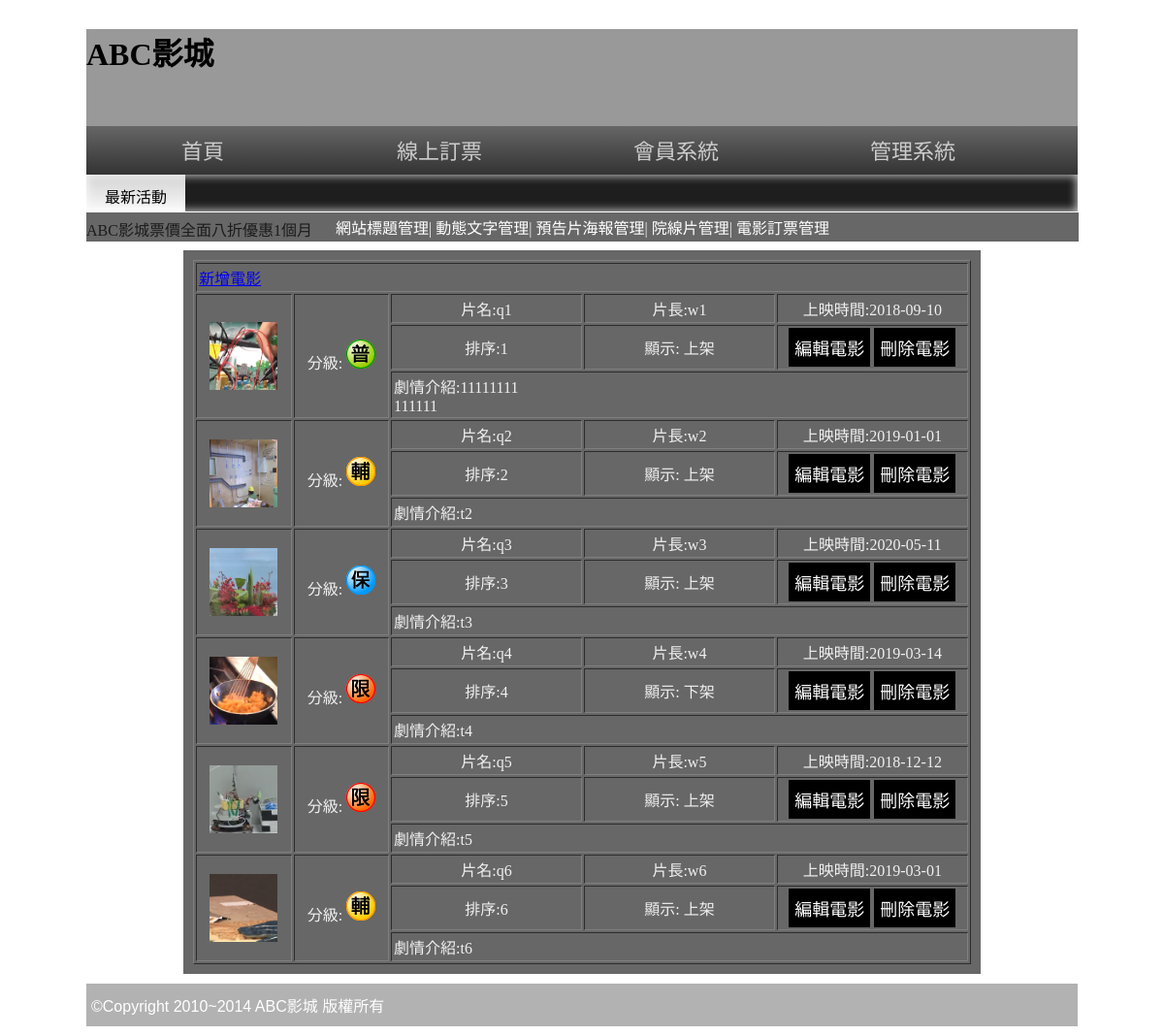
Screenshot of /admin.php?do=admin&redo=vv with the database file from the repository.
### tables this page shows
CREATE TABLE `movie` (
  `movie_seq` int(10) UNSIGNED NOT NULL,
  `movie_name` text NOT NULL,
  `movie_lv` int(5) NOT NULL,
  `movie_long` text NOT NULL,
  `movie_date` date NOT NULL,
  `movie_fa` text NOT NULL,
  `movie_dir` text NOT NULL,
  `movie_img` text NOT NULL,
  `movie_movie` text NOT NULL,
  `movie_con` text NOT NULL,
  `movie_display` int(2) NOT NULL,
  `movie_desc` int(10) NOT NULL
);

### vv.php (the view)
<?php
$sql = "select * from movie";
$c1  = mysqli_query($link,$sql);
$c2  = mysqli_fetch_assoc($c1);
?>
<table width="100%" border="1" cellspacing="2" cellpadding="2">
  <tr>
    <td colspan="5"><a href="admin.php?do=admin&redo=vvadd">新增電影</a></td>
  </tr>
  <?php do{ ?>
  <tr>
    <td width="10%" rowspan="3" align="center" valign="middle"><img src="img/<?=$c2["movie_img"]?>" width="70px" height="70px" ></td>
    <td width="10%" rowspan="3" align="center" valign="middle">分級:
        <?php
        if($c2["movie_lv"] == 1){
            echo "<img src='img/03C01.png'>";
        }else if($c2["movie_lv"] == 2){
            echo "<img src='img/03C02.png'>";
        }else if($c2["movie_lv"] == 3){
            echo "<img src='img/03C03.png'>";
        }else if($c2["movie_lv"] == 4){
            echo "<img src='img/03C04.png'>";
        }
        ?>
    </td>
    <td width="20%" align="center">片名:<?=$c2["movie_name"]?></td>
    <td width="20%" align="center">片長:<?=$c2["movie_long"]?></td>
    <td width="20%" align="center">上映時間:<?=$c2["movie_date"]?></td>
  </tr>
  <tr>
    <td width="20%" align="center">排序:<?=$c2["movie_desc"]?></td>
    <td width="20%" align="center">顯示:
    <?php
        if($c2["movie_display"] == 1){
            echo "上架";
        }else{
            echo "下架";
        }
    ?>
    </td>
    <td width="20%" align="center">
        <input type="button" value="編輯電影" onclick="document.location.href='admin.php?do=admin&redo=vvup&seq=<?=$c2['movie_seq']?>' ">
        <input type="button" value="刪除電影" onclick="document.location.href='admin.php?do=admin&redo=vv&seq=<?=$c2['movie_seq']?>' ">
</td>
  </tr>
  <tr>
    <td colspan="3" align="left">劇情介紹:<?=nl2br($c2["movie_con"])?></td>
  </tr>
  <?php }while($c2  = mysqli_fetch_assoc($c1)) ?>
</table>

### css/css.css (style rules this page uses)
body { background:url(../icon/b.png); font-family:微軟正黑體; }
input[type='button'],input[type='submit'],input[type='reset'],button,.button { min-width:70px; min-height:40px; background:#000; color:#fff; border:none; cursor:pointer; font-size:18px; text-decoration:none; }

### rows the page displays
movie: movie_img (picture), movie_lv 1 (drawn), movie_name "q1", movie_long "w1", movie_date "2018-09-10", movie_desc "1", movie_display "上架", movie_con "11111111 111111"
movie: movie_img (picture), movie_lv 2 (drawn), movie_name "q2", movie_long "w2", movie_date "2019-01-01", movie_desc "2", movie_display "上架", movie_con "t2"
movie: movie_img (picture), movie_lv 3 (drawn), movie_name "q3", movie_long "w3", movie_date "2020-05-11", movie_desc "3", movie_display "上架", movie_con "t3"
movie: movie_img (picture), movie_lv 4 (drawn), movie_name "q4", movie_long "w4", movie_date "2019-03-14", movie_desc "4", movie_display "下架", movie_con "t4"
movie: movie_img (picture), movie_lv 4 (drawn), movie_name "q5", movie_long "w5", movie_date "2018-12-12", movie_desc "5", movie_display "上架", movie_con "t5"
movie: movie_img (picture), movie_lv 2 (drawn), movie_name "q6", movie_long "w6", movie_date "2019-03-01", movie_desc "6", movie_display "上架", movie_con "t6"
